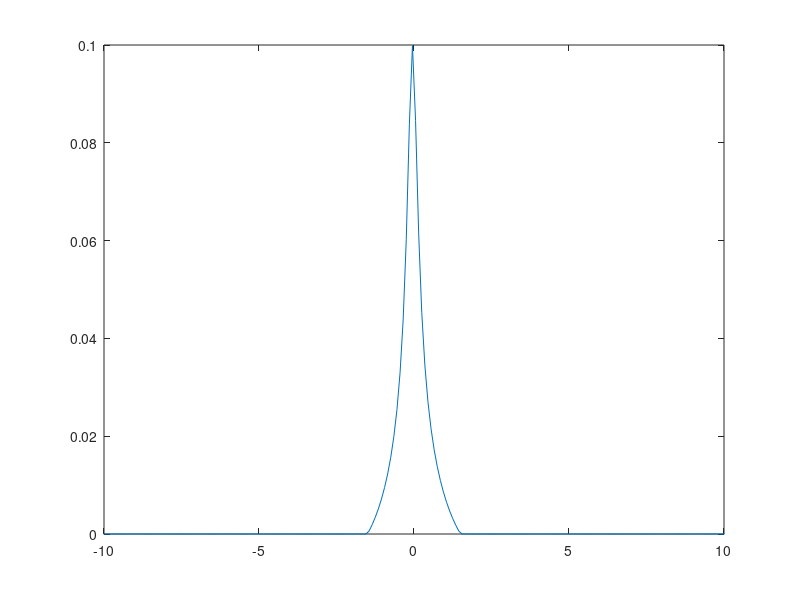
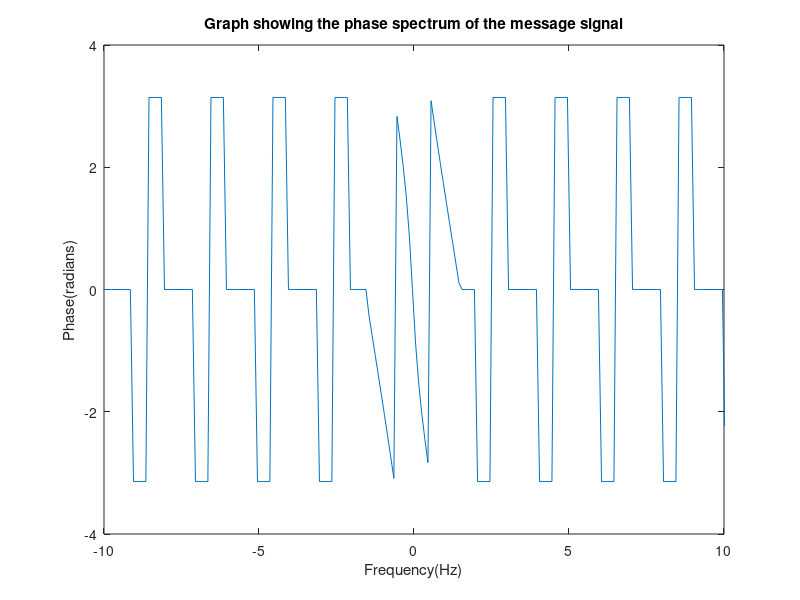
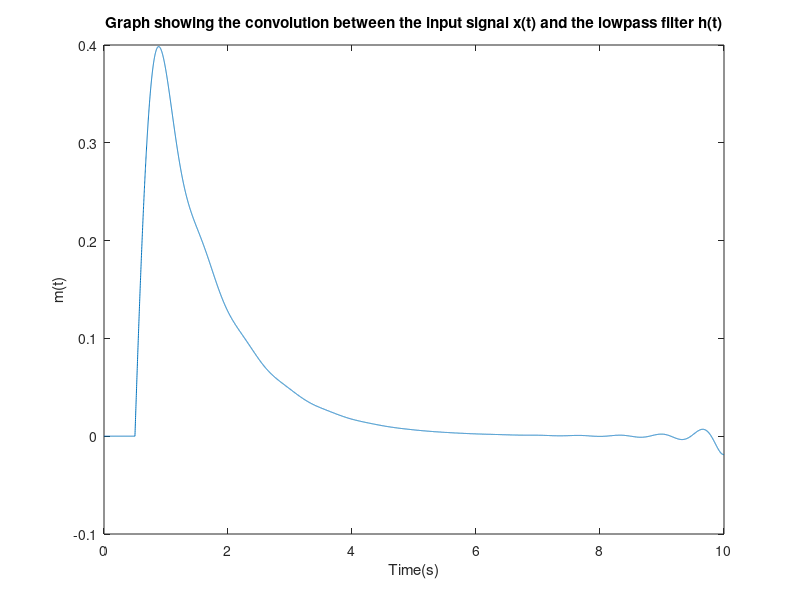
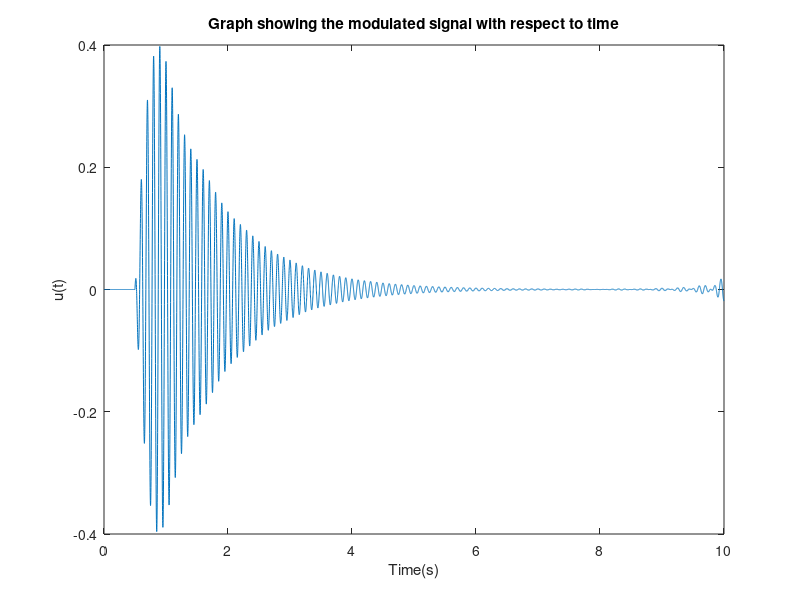

These charts were generated, in order, by the following MATLAB code:
fs = 1000;
index = 1;
lengthOfTime = 0:1/fs:10;

%Initialising arrays.
t = zeros(size(lengthOfTime));
xt = zeros(size(lengthOfTime));

%Loop to input values for x(t). This is to represent the function as if it
%was multipled by a unit step function that started at x = 0.5.
for i = 0:1/fs:10
    t(index) = i;
    if i >= 0.5
        xt(index) = exp(-(i-0.5));
    else
        xt(index) = 0;
    end
    index = index + 1;
end

length_f = length(xt);
f = (-length_f/2:length_f/2-1)/length_f*fs;
Hf = zeros(size(f));
for i = 1:size(f,2)
    if f(i) >= -1.5 && f(i) <= 1.5
        Hf(i) = cos((pi * f(i))/3);
    end
end

Xf = fftshift(fft(xt));
Mf_spect = Xf .* Hf;
figure(1)
plot(f,abs(Mf_spect)/(length(xt) - 1))
xlim([-10 10])

phase = angle(Mf_spect);
figure(2)
plot(f, phase);
title("Graph showing the phase spectrum of the message signal")
xlabel("Frequency(Hz)")
ylabel("Phase(radians)")
xlim([-10 10])
%Going to use convolution in the time domain as when two frequency domain
%signals are multiplied matlab does circular convolution which is most
%likely leading to the incorrect m(t) signal. Convolution is giving the
%correct signal. Start by getting the inverse fourier transform of H(f).
ht = ifft(ifftshift(Hf));
mt = conv(xt,ht);
figure(3)
plot(t,mt(1:length(xt)))
title("Graph showing the convolution between the input signal x(t) and the lowpass filter h(t)")
xlabel("Time(s)")
ylabel("m(t)")

ct = cos(2 * pi * 10 * t); %Setting up the carrier signal. 10Hz is used for demonstration purposes so that the signal can be seen.
ut = mt(1:length(xt)) .* ct;

figure(4)
plot(t,ut)
title("Graph showing the modulated signal with respect to time")
xlabel("Time(s)")
ylabel("u(t)")

Uf = fftshift(fft(ut));
figure(5)
plot(f, abs(Uf)/(length(Uf) - 1))
title("Graph showing the frequency spectrum of the modulated signal")
xlabel("Frequency(Hz)")
ylabel("|U(f)|")
xlim([-20 20])
